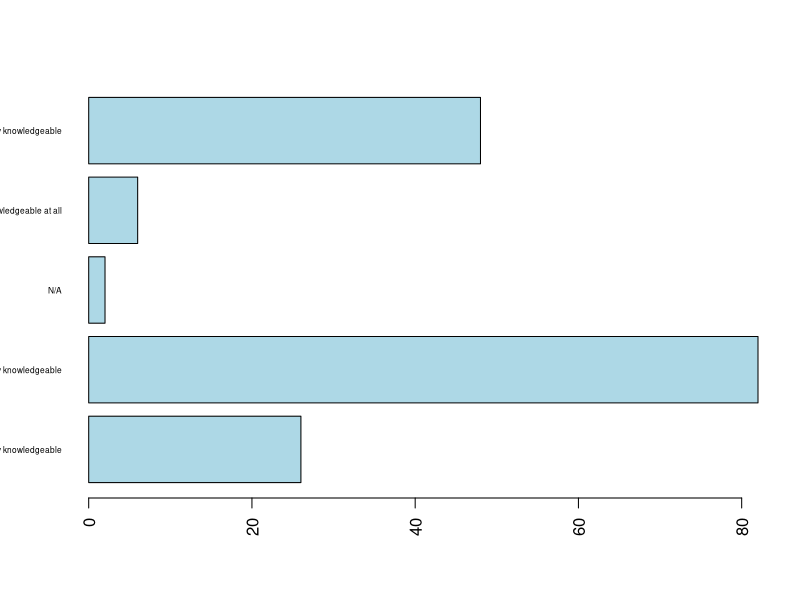
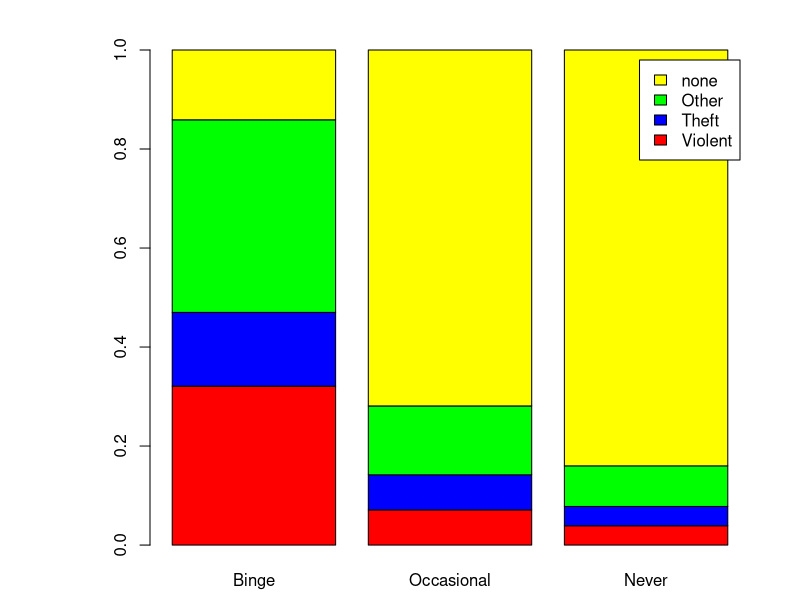
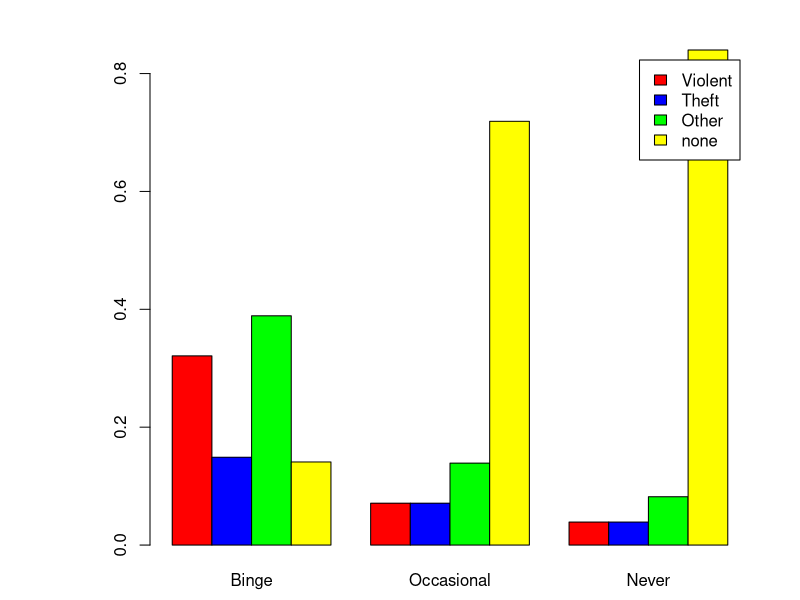
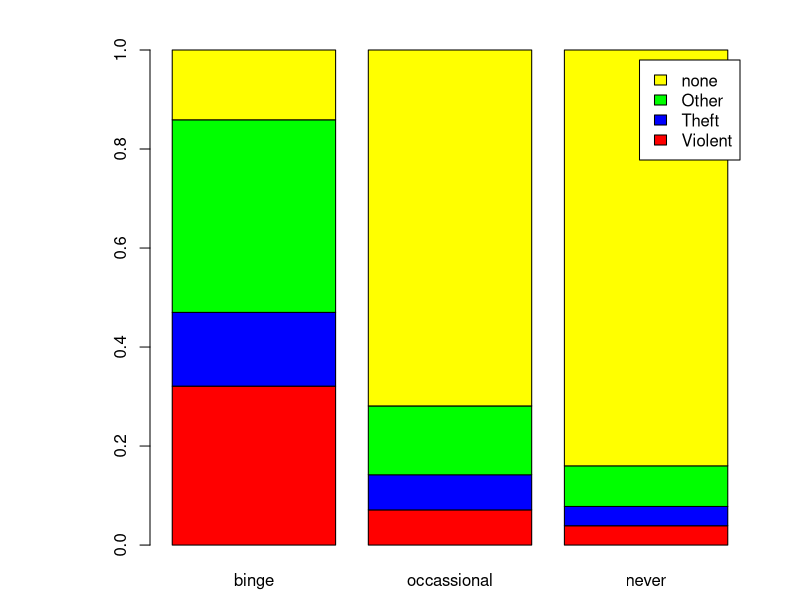
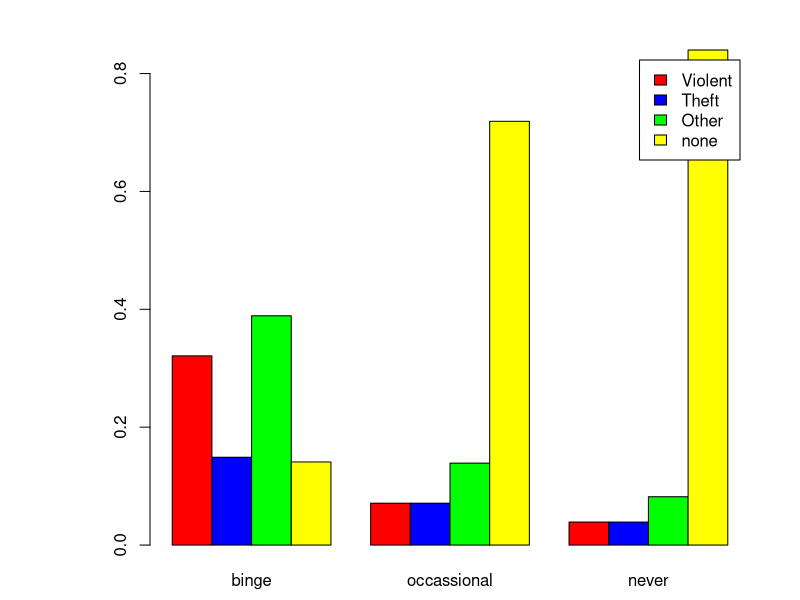

Reproduce these figures in R, in order. (Note: this script raises an error after producing the figures.)
library(sqldf)
library(dplyr)

# Barplot Code --------------------------------------------

survey <- read.csv("informatics_survey.csv", stringsAsFactors = FALSE)

# What happens if we don't set the stringsAsFactors argument?
q5_1 <- data.frame(survey$Q5_1, stringsAsFactors = FALSE)

colnames(q5_1) <- c("response")

q5_1 <- subset(q5_1, response != "")
q5_1 <- q5_1[q5_1$response != "",]

cnts <- table(q5_1)

barplot(cnts, 
        horiz = TRUE, 
        col   = 'lightblue',
        las   = 2,
        cex.names = 0.5)

opar <- par()

par(mai = c(.5, 1.5, .5, .5))

# Grouped & Stacked Barplot code -----------------------------

crime <- read.csv("drink_crime.csv", stringsAsFactors = FALSE)

# For stacked and grouped barplots, the data must be presented as
# a matrix or vector.

barplot(as.matrix(crime[, c(2:4)]), 
        legend = crime[, 1],
           col = c("red","blue","green","yellow"))

barplot(as.matrix(crime[, c(2:4)]), 
        legend = crime[, 1],
           col = c("red","blue","green","yellow"),
        beside = TRUE)

lgnd        <- crime$Crime
binge       <- crime$Binge
occassional <- crime$Occasional
never       <- crime$Never
cnts        <- data.frame(binge, occassional, never)

barplot(as.matrix(cnts),
        legend = lgnd,
        col = c("red","blue","green","yellow"))

barplot(as.matrix(cnts),
        legend = lgnd,
        col = c("red","blue","green","yellow"),
        beside = TRUE )

# Pie Chart code --------------------------------------------
survey <- read.csv("informatics_survey.csv", stringsAsFactors = FALSE)

# You can write a select statement with new column names.
tmp <- sqldf("select q3 as department, count(q3) as total from survey where q3 != ' ' group by q3")

# Or, you can execute a simple select and rename the variables afterwards.
tmp <- sqldf("select q3, count(q3) from survey where q3 != ' ' group by q3")

# Rename the columns -- department & department count.
colnames(tmp)  <- c("dept","dept_cnt")

# Add new column for academic group (HUM Humanities, SCI Sciences, SOC, Social Sciences, MED Medical)
tmp$acad_grp <- ""                       

# Set the new acad_grp column, using fix().  What happens if you use edit()?
fix(tmp)                                   

# Save a backup copy of the modified dataframe.
write.csv(tmp, file = "tmp.csv")          

# Create a new dataframe of the two columns needed for the pie chart. 
temp <- data.frame(tmp$acad_grp, tmp$dept_cnt, stringsAsFactors = FALSE)
colnames(temp) <- c("acad_grp","dept_cnt")

# Group rows by academic group and then sum dept_cnt for each academic group.
grp_by <- group_by(temp, acad_grp)            
slices <- summarize(grp_by, grp_tot = sum(dept_cnt))     

# Calculate percentages, round to two digits, and then create labels.
slices$grp_pct <- (slices$grp_tot / sum(slices$grp_tot))
slices$grp_pct <- round(slices$grp_pct, 2) * 100
slices$lbl     <- paste(slices$acad_grp, " ", slices$grp_pct, "%", sep = "")
 
# And finally, generate the pie chart.
pie(slices$grp_pct, labels = slices$lbl, main = "Participation by Academic Area") 

# We can accomplish the same thing with the pipe operator.
slices <- group_by(temp, acad_grp) %>% summarize(grp_tot = sum(dept_cnt))

# Code to make the slice labels more descriptive.
slices$acad_grp[1] <- "Humanities"
slices$acad_grp[2] <- "Health Sciences"
slices$acad_grp[3] <- "Sciences"
slices$acad_grp[4] <- "Social Sciences"
slices$acad_grp[5] <- "Unknown"

pie(slices$grp_tot, labels = slices$acad_grp, main = "Pie Chart (Pipe)") 

# Histogram code ---------------------------------------------

opar <- par(no.readonly = TRUE)

par(mfrow = c(3, 1))

tmp <- read.delim("home_ownership.txt", sep = "\t", stringsAsFactors = FALSE)

hist(tmp$pct_1985, 
     main = "1985", 
     col  = "lightblue",
     ylim = c(0, 27),
     xlab = "Home Ownership %")

hist(tmp$pct_1996, 
     main = "1996", 
     col  = "lightblue",
     ylim = c(0, 27),
     xlab = "Home Ownership %")

hist(tmp$pct_2002, 
     main = "2002", 
     col  = "lightblue",
     ylim = c(0, 27),
     xlab = "Home Ownership %")

par(opar)

# Stem & Leaf plot ------------------------------------------

ozone <- read.csv("ozone.csv", stringsAsFactors = FALSE)

x <- ozone[c(0:79),]

# The scale argument must equal 2 or the function only prints even numbers.
stem(x, scale = 2) 


# Scatter plot ------------------------------------------
money <- read.delim("money_supply.txt", sep = "\t", stringsAsFactors = FALSE)

plot(money$m2, money$m3, xlab = "M2 (Trillions)", ylab = "M3 (Trillions)")

# Now, fit a regression model and plot the line.
fit <- lm(money$m3 ~ money$m2, data = money)

abline(fit, col = "blue")
